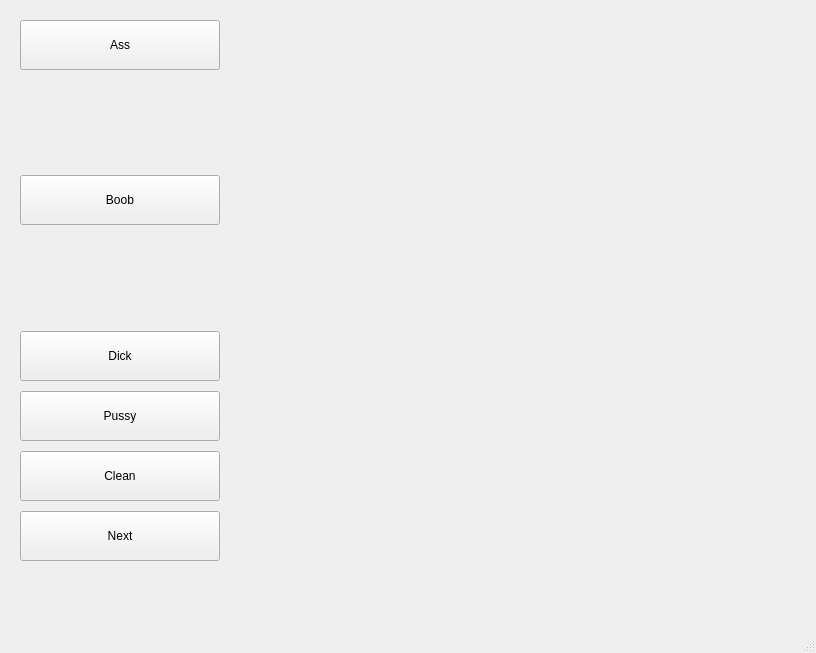
<?xml version="1.0" encoding="UTF-8"?>
<ui version="4.0">
 <class>MainWindow</class>
 <widget class="QMainWindow" name="MainWindow">
  <property name="geometry">
   <rect>
    <x>0</x>
    <y>0</y>
    <width>816</width>
    <height>653</height>
   </rect>
  </property>
  <property name="sizePolicy">
   <sizepolicy hsizetype="Preferred" vsizetype="Preferred">
    <horstretch>0</horstretch>
    <verstretch>0</verstretch>
   </sizepolicy>
  </property>
  <property name="windowTitle">
   <string>MainWindow</string>
  </property>
  <widget class="QWidget" name="centralwidget">
   <widget class="QWidget" name="gridLayoutWidget">
    <property name="geometry">
     <rect>
      <x>10</x>
      <y>10</y>
      <width>761</width>
      <height>561</height>
     </rect>
    </property>
    <layout class="QGridLayout" name="gridLayout">
     <property name="sizeConstraint">
      <enum>QLayout::SetDefaultConstraint</enum>
     </property>
     <property name="leftMargin">
      <number>10</number>
     </property>
     <property name="topMargin">
      <number>10</number>
     </property>
     <property name="rightMargin">
      <number>10</number>
     </property>
     <property name="bottomMargin">
      <number>10</number>
     </property>
     <property name="spacing">
      <number>10</number>
     </property>
     <item row="0" column="0">
      <widget class="QPushButton" name="btnAss">
       <property name="sizePolicy">
        <sizepolicy hsizetype="Expanding" vsizetype="Expanding">
         <horstretch>0</horstretch>
         <verstretch>0</verstretch>
        </sizepolicy>
       </property>
       <property name="maximumSize">
        <size>
         <width>200</width>
         <height>50</height>
        </size>
       </property>
       <property name="text">
        <string>Ass</string>
       </property>
      </widget>
     </item>
     <item row="5" column="0">
      <widget class="QPushButton" name="btnNext">
       <property name="sizePolicy">
        <sizepolicy hsizetype="Expanding" vsizetype="Expanding">
         <horstretch>0</horstretch>
         <verstretch>0</verstretch>
        </sizepolicy>
       </property>
       <property name="maximumSize">
        <size>
         <width>200</width>
         <height>50</height>
        </size>
       </property>
       <property name="text">
        <string>Next</string>
       </property>
      </widget>
     </item>
     <item row="4" column="0">
      <widget class="QPushButton" name="btnClean">
       <property name="sizePolicy">
        <sizepolicy hsizetype="Expanding" vsizetype="Expanding">
         <horstretch>0</horstretch>
         <verstretch>0</verstretch>
        </sizepolicy>
       </property>
       <property name="maximumSize">
        <size>
         <width>200</width>
         <height>50</height>
        </size>
       </property>
       <property name="text">
        <string>Clean</string>
       </property>
      </widget>
     </item>
     <item row="1" column="0">
      <widget class="QPushButton" name="btnBoob">
       <property name="sizePolicy">
        <sizepolicy hsizetype="Expanding" vsizetype="Expanding">
         <horstretch>0</horstretch>
         <verstretch>0</verstretch>
        </sizepolicy>
       </property>
       <property name="maximumSize">
        <size>
         <width>200</width>
         <height>50</height>
        </size>
       </property>
       <property name="text">
        <string>Boob</string>
       </property>
      </widget>
     </item>
     <item row="2" column="0">
      <widget class="QPushButton" name="btnDick">
       <property name="sizePolicy">
        <sizepolicy hsizetype="Expanding" vsizetype="Expanding">
         <horstretch>0</horstretch>
         <verstretch>0</verstretch>
        </sizepolicy>
       </property>
       <property name="maximumSize">
        <size>
         <width>200</width>
         <height>50</height>
        </size>
       </property>
       <property name="text">
        <string>Dick</string>
       </property>
      </widget>
     </item>
     <item row="3" column="0">
      <widget class="QPushButton" name="btnPussy">
       <property name="sizePolicy">
        <sizepolicy hsizetype="Expanding" vsizetype="Expanding">
         <horstretch>0</horstretch>
         <verstretch>0</verstretch>
        </sizepolicy>
       </property>
       <property name="maximumSize">
        <size>
         <width>200</width>
         <height>50</height>
        </size>
       </property>
       <property name="text">
        <string>Pussy</string>
       </property>
      </widget>
     </item>
     <item row="1" column="1">
      <widget class="QLabel" name="labelImageViewer">
       <property name="sizePolicy">
        <sizepolicy hsizetype="Expanding" vsizetype="Expanding">
         <horstretch>0</horstretch>
         <verstretch>0</verstretch>
        </sizepolicy>
       </property>
       <property name="text">
        <string/>
       </property>
       <property name="pixmap">
        <pixmap>C:/Users/hatti/Desktop/unnamed.jpg</pixmap>
       </property>
       <property name="scaledContents">
        <bool>true</bool>
       </property>
      </widget>
     </item>
    </layout>
   </widget>
  </widget>
  <widget class="QMenuBar" name="menubar">
   <property name="geometry">
    <rect>
     <x>0</x>
     <y>0</y>
     <width>816</width>
     <height>21</height>
    </rect>
   </property>
  </widget>
  <widget class="QStatusBar" name="statusbar"/>
 </widget>
 <resources/>
 <connections/>
</ui>
